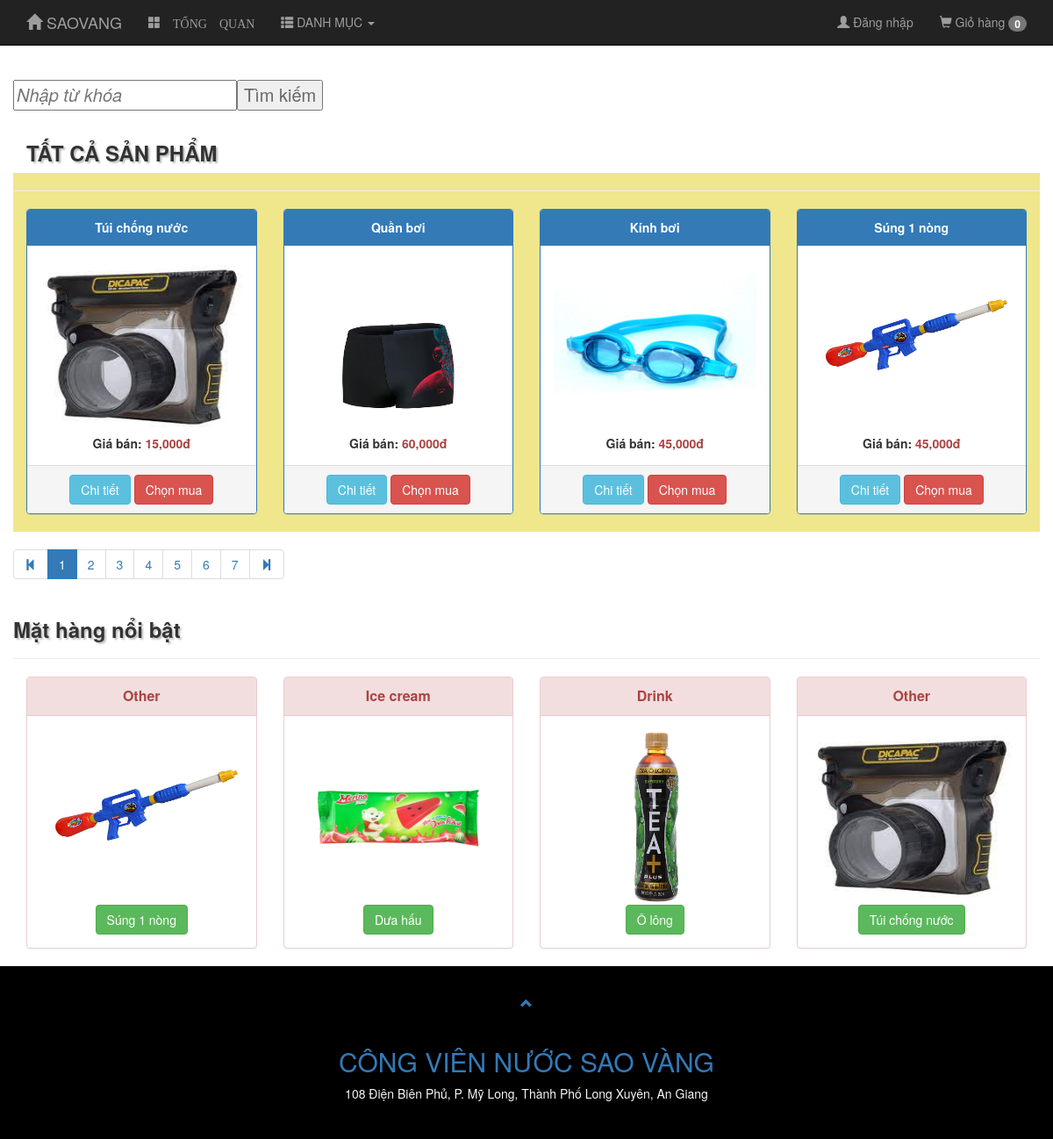
The page / on the database its author committed.
### tables this page shows
CREATE TABLE `mathang` (
  `id` int(11) NOT NULL,
  `tenmathang` varchar(255) NOT NULL,
  `mota` varchar(255) DEFAULT NULL,
  `gia` int(11) NOT NULL DEFAULT '0',
  `soluongton` int(11) DEFAULT NULL,
  `hinhanh` varchar(255) NOT NULL,
  `danhmuc_id` int(11) NOT NULL,
  `luotxem` int(11) DEFAULT '0'
);

CREATE TABLE `danhmuc` (
  `id` int(11) NOT NULL,
  `tendanhmuc` varchar(255) NOT NULL
);

### model/giohang.php (called while the page is built, shortened)
<?php
function demhangtronggio() {
    return count($_SESSION['giohang']);
}
?>

### model/mathang.php (called while the page is built, shortened)
<?php
class MATHANG{
	 public function demtongsomathang(){
        $dbcon = DATABASE::connect();
        try{
            $sql = "SELECT COUNT(*) FROM mathang";
            $cmd = $dbcon->prepare($sql);
            $cmd->execute();
            $result = $cmd->fetchColumn();
            return $result;
        }
        catch(PDOException $e){
            $error_message = $e->getMessage();
            echo "<p>Lỗi truy vấn: $error_message</p>";
            exit();
        }
    }
	 public function laymathangphantrang($m,$n){
        $dbcon = DATABASE::connect();
        try{
            $sql = "SELECT b.*, t.tendanhmuc
					FROM mathang b, danhmuc t
					WHERE t.id=b.danhmuc_id
					ORDER BY id DESC
					LIMIT $m, $n";
            $cmd = $dbcon->prepare($sql);
            $cmd->execute();
            $ketqua = $cmd->fetchAll();
            return $ketqua;
        }
        catch(PDOException $e){
            $error_message = $e->getMessage();
            echo "<p>Lỗi truy vấn: $error_message</p>";
            exit();
        }
    }
    public function laymathangnoibat(){
        $dbcon = DATABASE::connect();
        try{
            $sql = "SELECT m.*, d.tendanhmuc FROM mathang m, danhmuc d WHERE d.id=m.danhmuc_id ORDER BY luotxem DESC LIMIT 0, 4";
            $cmd = $dbcon->prepare($sql);
            $cmd->execute();
            $ketqua = $cmd->fetchAll();
            return $ketqua;
        }
        catch(PDOException $e){
            $error_message = $e->getMessage();
            echo "<p>Lỗi truy vấn: $error_message</p>";
            exit();
        }
    }
}
?>

### main.php (the view, shortened to what this page needs)
<?php include("view/top.php"); ?>
	<div class="container">
		<div class="row">
			<div class="col-md-6">
				<div class="timkiem">
					<form class="form-group" action="" method="GET">
						<table>
							<tr>
								<td><i> <input type="text" name="tukhoa" placeholder="Nhập từ khóa"> </td></i>
								<td><input type="submit" value="Tìm kiếm"></td>
							</tr>
						</table>
					</form>
				</div>
			</div>
		</div>
	</div>
<div class="container" >
	<h3><strong>TẤT CẢ SẢN PHẨM</strong></h3>
  <div class="row" style="background-color:khaki";>
	 <hr>
    <?php
    foreach($mathang as $mh):
    ?>
    <div class="col-sm-3">
      <div class="panel panel-primary text-center">
        <div class="panel-heading">
          <a href="?action=xemchitiet&mahang=<?php echo $mh["id"]; ?>" style="color:white;font-weight:bold;" ><?php echo $mh["tenmathang"]; ?></a>
        </div>
        <div class="panel-body">
			<a href="?action=xemchitiet&mahang=<?php echo $mh["id"]; ?>"><img src="<?php echo $mh["hinhanh"]; ?>" class="img-responsive" style="width:400px;height:200px" alt="<?php echo $mh["tenmathang"]; ?>"></a>
			<strong>Giá bán: <span  class="text-danger">
            <?php echo number_format($mh["gia"]); ?>đ</span> </strong>
		</div>
        <div class="panel-footer">
			 <a class="btn btn-info" href="?action=xemchitiet&mahang=<?php echo $mh["id"]; ?>">
    	Chi tiết</a>
			 <a class="btn btn-danger" href="?action=chovaogio&txtmahang=<?php echo $mh["id"]; ?>&txtsoluong=1">Chọn mua</a>
		</div>
      </div>
    </div>
    <?php endforeach; ?>
  </div>
  <div class="row">
	<ul class="pagination">
		<li><a href="index.php?trang=1"><span class="glyphicon glyphicon-step-backward"></span></a></li>
	<?php
		for($i=1; $i<=$tongsotrang; $i++){
	?>
		<li <?php if($tranghh == $i) echo " class=\"active\"" ?>>
		<a href="index.php?trang=<?php echo $i; ?>"><?php echo $i; ?></a></li>
	<?php
	}
	?>
		<li><a href="index.php?trang=<?php echo $tongsotrang; ?>"><span class="glyphicon glyphicon-step-forward"></span></a></li>
</ul>
</div>
	  <?php include("topview.php"); ?>
</div>
<?php include("view/bottom.php"); ?>

### index.php (shortened to what this page needs)
<?php
require("model/mathang.php");
require("model/giohang.php");
$mh = new MATHANG();
if(isset($_REQUEST["action"])){
    $action = $_REQUEST["action"];
}
else{
    $action="macdinh";
}
$mathangnoibat = $mh->laymathangnoibat();
switch($action){
    case "macdinh":
		$soluong=4;
		$tongmathang = $mh->demtongsomathang();
		$tongsotrang = ceil($tongmathang/$soluong);
		if(isset($_REQUEST["trang"]))
			$tranghh = $_REQUEST["trang"];
		else
			$tranghh = 1;
		$batdau = ($tranghh-1) * $soluong;
        $mathang = $mh->laymathangphantrang($batdau,$soluong);
        include("main.php");
        break;
}
?>

### view/top.php (shortened to what this page needs)
<!DOCTYPE html>
<html lang="en">
<head>
  <link rel="stylesheet" href="https://maxcdn.bootstrapcdn.com/bootstrap/3.3.7/css/bootstrap.min.css">
</head>
<body id="abc" data-spy="scroll" data-target=".navbar" data-offset="50" >
<nav class="navbar navbar-inverse navbar-fixed-top">
  <div class="container">
    <div class="navbar-header">
      <a class="navbar-brand" href="index.php"><span class="glyphicon glyphicon-home"></span> SAOVANG</a>
    </div>
    <div class="collapse navbar-collapse" id="myNavbar">
		  <ul class="nav navbar-nav">
			<li><a href="?action=tongquan"><span class="glyphicon glyphicon-th-large"> TỔNG QUAN</span></a></li>
			<li class="nav-item dropdown">
			  <a class="nav-link" href="#" data-toggle="dropdown">
				<span class="glyphicon glyphicon-th-list"></span> DANH MỤC <span class="caret"></span>
			  </a>
		  </ul>
		  <ul class="nav navbar-nav navbar-right">
			<li><a href="admin"><span class="glyphicon glyphicon-user"></span> Đăng nhập</a></li>
			<li><a href="?action=xemgiohang" class="text-warning">
			  <span class="glyphicon glyphicon-shopping-cart"></span> Giỏ hàng
			  <span class="badge">
				<?php
				  echo demhangtronggio();
				?>
			  </span> </a>
			</li>
		  </ul>
    </div>
  </div>
</nav>
<br>

### topview.php (shortened to what this page needs)
<div class="row">
    <h3><strong>Mặt hàng nổi bật</strong></h3><hr>
    <?php
    foreach($mathangnoibat as $m):
    ?>
    <div class="col-sm-3">
      <div class="panel panel-danger text-center">
        <div class="panel-heading">
          <strong>
          <a class="panel-title"  href="?action=xemnhom&mahang=<?php echo $m["danhmuc_id"]; ?>">
          <?php echo $m["tendanhmuc"]; ?>
          </strong>
        </div>
        <div class="panel-body">
          <a href="?action=xemchitiet&mahang=<?php echo $m["id"]; ?>"><img src="<?php echo $m["hinhanh"]; ?>" class="img-responsive" style="width:400px;height:200px" alt="<?php echo $m["tenmathang"]; ?>"></a>
          <a class="btn btn-success" href="?action=xemchitiet&mahang=<?php echo $m["id"]; ?>"><?php echo $m["tenmathang"]; ?></a>
        </div>
      </div>
    </div>
    <?php endforeach; ?>
</div>

### view/bottom.php (shortened to what this page needs)
<footer class="text-center">
  <a class="up-arrow" href="#abc" data-toggle="tooltip" title="Lên trên">
    <span class="glyphicon glyphicon-chevron-up"></span>
  </a><br><br>
  <h2><a href="index.php">CÔNG VIÊN NƯỚC SAO VÀNG</a></h2>
  <p>108 Điện Biên Phủ, P. Mỹ Long,  Thành Phố Long Xuyên, An Giang</p>
</footer>
</body>
</html>

### view/top.php (style rules this page uses)
h3 { text-shadow: 2px 2px 2px silver; }
footer { background-color: #000000; color: #f5f5f5; padding: 32px; }
.timkiem { position: relative; right:25px; width: 900px; margin:auto; margin-top: 20px; border-left: solid 1px #ccc; padding: 0 8px 0 10px; color: #666666; margin: 30px 0 0 0; box-shadow: none; border: 0; font-size: 20px; }

### rows shown on the page
mathang: tenmathang "Túi chống nước", hinhanh (picture), gia "15,000", danhmuc.tendanhmuc "Other"
mathang: tenmathang "Quần bơi", hinhanh (picture), gia "60,000"
mathang: tenmathang "Kính bơi", hinhanh (picture), gia "45,000"
mathang: tenmathang "Súng 1 nòng", hinhanh (picture), gia "45,000", danhmuc.tendanhmuc "Other"
mathang: danhmuc.tendanhmuc "Ice cream", hinhanh (picture), tenmathang "Dưa hấu"
mathang: danhmuc.tendanhmuc "Drink", hinhanh (picture), tenmathang "Ô lông"

### other values the page prints
demhangtronggio() "0"
